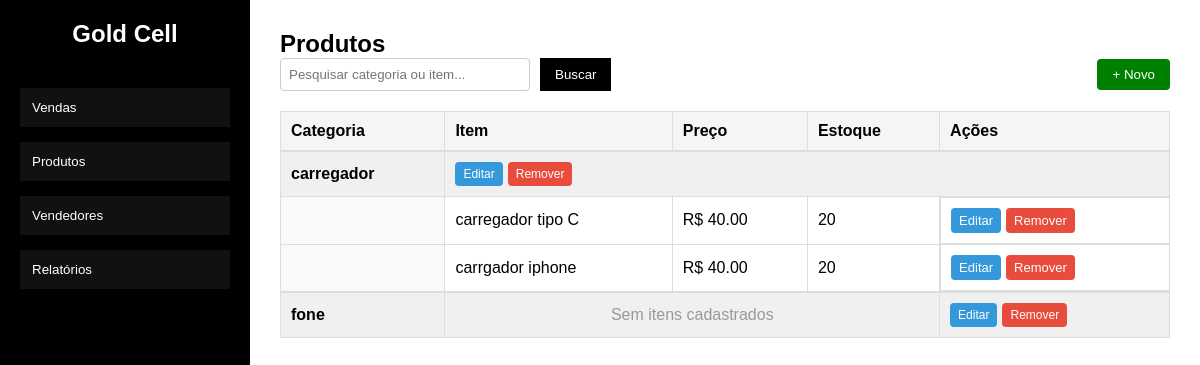
/products, run on an earlier commit of the app's database.
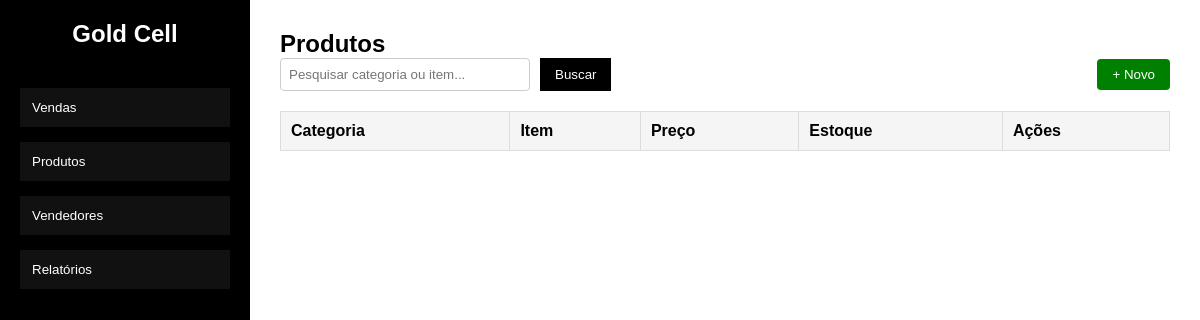
And on a later commit of the database.
### tables this page shows
CREATE TABLE categorias (
        id INTEGER PRIMARY KEY AUTOINCREMENT,
        name TEXT NOT NULL,
        created_at DATETIME DEFAULT CURRENT_TIMESTAMP
    );

CREATE TABLE items (
        id INTEGER PRIMARY KEY AUTOINCREMENT,
        product_id INTEGER NOT NULL,
        name TEXT NOT NULL,
        price REAL,
        stock INTEGER,
        created_at DATETIME DEFAULT CURRENT_TIMESTAMP,

        FOREIGN KEY (product_id) REFERENCES categorias(id)
    );

### routes.py (the view)
    @app.route("/products")
    def list_products():
        data = get_products_grouped()
        return render_template("products.html", data=data)

### database/engine.py (called while the page is built)
def get_connection():
    return sqlite3.connect(DB_PATH)

### templates/products.html
{% extends "base.html" %}
{% block extra_css %}
    <link rel="stylesheet" href="{{ url_for('static', filename='products.css') }}">
{% endblock %}
{% block content %}
<h2>Produtos</h2>
<div class="products-header">
    <form method="get" class="search-box">
        <input
            type="text"
            name="search"
            placeholder="Pesquisar categoria ou item..."
            value="{{ request.args.get('search','') }}"
        >
        <button type="submit">Buscar</button>
    </form>
    <a href="/produtos/novo">
        <button class="btn-add">+ Novo</button>
    </a>
</div>
<table class="products-table">
    <tr>
        <th>Categoria</th>
        <th>Item</th>
        <th>Preço</th>
        <th>Estoque</th>
        <th>Ações</th>
    </tr>
    {% for product_id, product_data in data.items() %}
        {% if product_data['items']|length > 0 %}
            <tr class="category-row">
                <td style="background: #f0f0f0; font-weight: bold;">
                    {{ product_data['name'] }}
                </td>
                <td colspan="4" style="background: #f0f0f0; text-align: right;">
                    <div class="actions">
                        <a href="/categoria/editar/{{ product_id }}">
                            <button class="btn-edit" style="font-size: 12px;">Editar</button>
                        </a>
                        <a href="/categoria/remover/{{ product_id }}"
                           onclick="return confirm('Deseja realmente remover esta categoria?')">
                            <button class="btn-delete" style="font-size: 12px;">Remover</button>
                        </a>
                    </div>
                </td>
            </tr>
        {% endif %}
        {% for item in product_data['items'] %}
            <tr>
                <td></td>
                <td>{{ item['name'] }}</td>
                <td>R$ {{ "%.2f"|format(item['price']) if item['price'] else "0.00" }}</td>
                <td>{{ item['stock'] or "0" }}</td>
                <td class="actions">
                    <a href="/produtos/editar/{{ item['id'] }}">
                        <button class="btn-edit">Editar</button>
                    </a>
                    <a href="/produtos/remover/{{ item['id'] }}"
                       onclick="return confirm('Deseja realmente remover este item?')">
                        <button class="btn-delete">Remover</button>
                    </a>
                </td>
            </tr>
        {% endfor %}
        {% if product_data['items']|length == 0 %}
            <tr class="category-row">
                <td style="background: #f0f0f0; font-weight: bold;">
                    {{ product_data['name'] }}
                </td>
                <td colspan="3" style="background: #f0f0f0; text-align: center; color: #999;">
                    Sem itens cadastrados
                </td>
                <td style="background: #f0f0f0;">
                    <div class="actions">
                        <a href="/categoria/editar/{{ product_id }}">
                            <button class="btn-edit" style="font-size: 12px;">Editar</button>
                        </a>
                        <a href="/categoria/remover/{{ product_id }}"
                           onclick="return confirm('Deseja realmente remover esta categoria?')">
                            <button class="btn-delete" style="font-size: 12px;">Remover</button>
                        </a>
                    </div>
                </td>
            </tr>
        {% endif %}
    {% endfor %}
</table>
{% endblock %}

### templates/base.html (shortened to what this page needs)
<!DOCTYPE html>
<html lang="pt-BR">
<head>
    <link rel="stylesheet" href="{{ url_for('static', filename='base.css') }}">
    {% block extra_css %}{% endblock %}
</head>
<body>
<div class="container">
    <aside class="sidebar">
        <h1 class="logo">Gold Cell</h1>
        <nav class="menu">
            <a href="/vendas"><button>Vendas</button></a>
            <a href="/produtos"><button>Produtos</button></a>
            <a href="/vendedores"><button>Vendedores</button></a>
            <a href="/relatorios"><button>Relatórios</button></a>
        </nav>
    </aside>
    <main class="main-content">
        {% block content %}
        {% endblock %}
    </main>
</div>
</body>
</html>

### static/base.css (style rules this page uses)
* { margin: 0; padding: 0; box-sizing: border-box; font-family: Arial, Helvetica, sans-serif; }
body { height: 100vh; }
.container { display: flex; height: 100vh; }
.sidebar { width: 250px; background-color: #000; color: #fff; padding: 20px; }
.logo { text-align: center; margin-bottom: 40px; font-size: 24px; }
.menu { display: flex; flex-direction: column; gap: 15px; }
.menu button { width: 100%; padding: 12px; background-color: #111; border: none; color: #fff; cursor: pointer; text-align: left; transition: 0.3s; }
.main-content { flex: 1; background-color: #fff; padding: 30px; }

### static/products.css (style rules this page uses)
.products-header { display: flex; justify-content: space-between; align-items: center; margin-bottom: 20px; }
.search-box { display: flex; gap: 10px; }
.search-box input { padding: 8px; width: 250px; border: 1px solid #ccc; border-radius: 4px; }
.search-box button { padding: 8px 15px; background: #000; color: #fff; border: none; cursor: pointer; }
.btn-add { padding: 8px 15px; background: green; color: white; border: none; cursor: pointer; border-radius: 4px; }
.products-table { width: 100%; border-collapse: collapse; margin-top: 20px; }
.products-table th, .products-table td { padding: 10px; border: 1px solid #ddd; text-align: left; }
.products-table th { background: #f5f5f5; }

What changed in the data, as far as the page shows it:
removed categorias: name "carregador"
removed items: name "carregador tipo C", price "40.00", stock "20"
removed items: name "carrgador iphone", price "40.00", stock "20"
removed categorias: name "fone"
Also different on the page:
list line gone: "Editar Remover"
list line gone: "Sem itens cadastrados Editar Remover"
